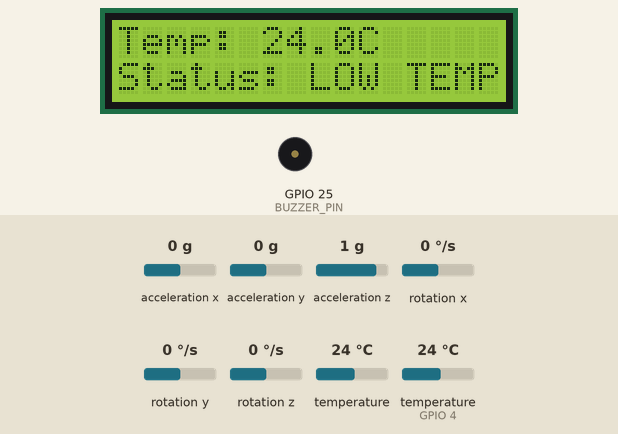
Bench run of a sketch on a simulated ESP32. Parts: 16×2 character LCD, buzzer (waves = sounding, pin HIGH). The test bench sets the inputs (shaded band); at power-on: temperature (sensor on GPIO 4) 24 °C, acceleration x 0 g, acceleration y 0 g, acceleration z 1 g, rotation x 0 °/s, rotation y 0 °/s, rotation z 0 °/s, temperature 24 °C. WiFi joins after 1.5 s; servers stay silent unless stated; web services answer with replies made up by the test bench; what the sketch prints to the serial monitor is not drawn.

Above: at 4.8 s.
4.9 s: temperature (sensor on GPIO 4) set to 34.1 °C
At 7.27 s:
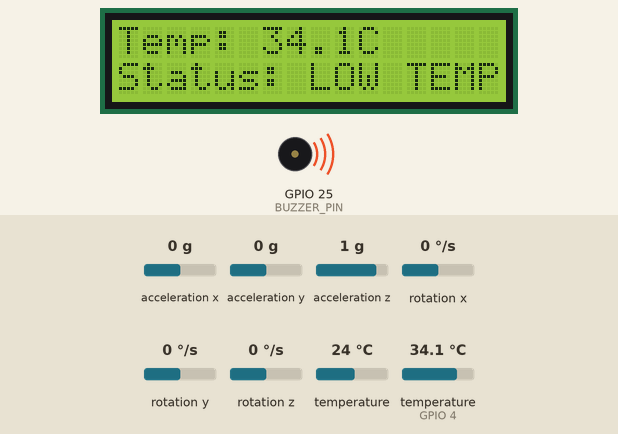
10.4 s: temperature (sensor on GPIO 4) set to 35.4 °C
At 11.4 s:
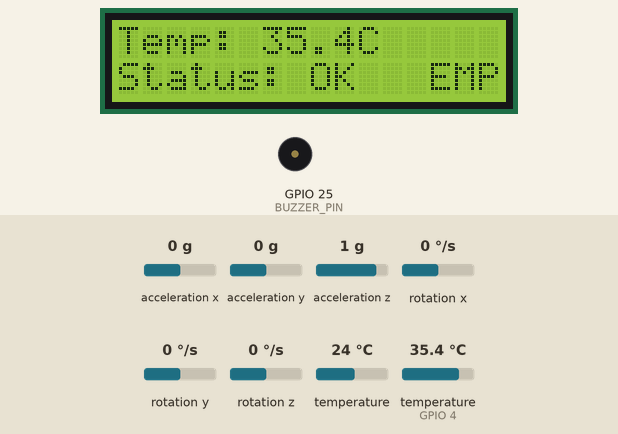
12.7 s: temperature (sensor on GPIO 4) set to 37.2 °C
At 14.1 s:
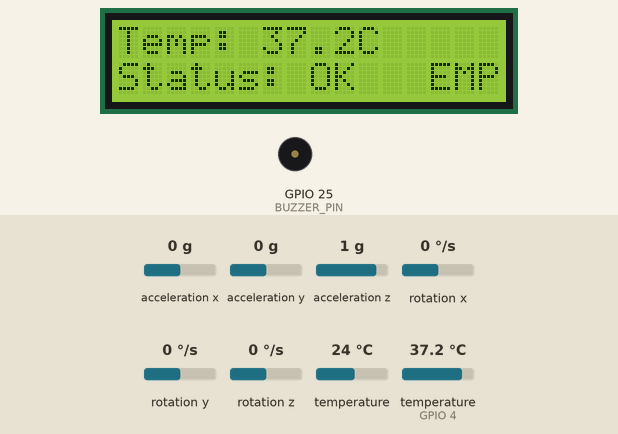
15.0 s: temperature (sensor on GPIO 4) set to 38.5 °C
At 16.7 s:
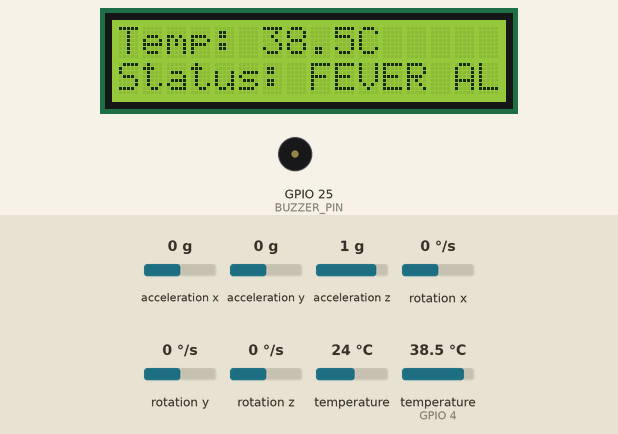
Timing chart, 0 to 21.5 s (numbered marks = the images above; inputs shaded):
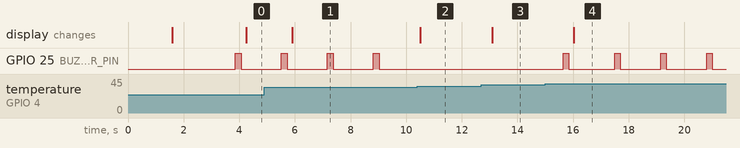

Measured:
- the behaviour switches between 34.9 and 35 °C on temperature (sensor on GPIO 4) (found by bisection; images 1 and 2)
- the behaviour switches between 38 and 38.1 °C on temperature (sensor on GPIO 4) (found by bisection; images 3 and 4)
- after the input at 4.9 s, the display: changes after 1.0 s (image 1)
- after the input at 10.4 s, GPIO 25 (BUZZER_PIN): stops changing and stays LOW; the display: changes after 0.10 s (image 2)
- after the input at 12.7 s, the display: changes after 0.39 s (image 3)
- after the input at 15.0 s, GPIO 25 (BUZZER_PIN): alternates HIGH for 0.20 s and LOW for 1.5 s, starting after 0.65 s; the display: changes after 1.0 s (image 4)
- by itself, GPIO 25 (BUZZER_PIN): alternates HIGH for 0.20 s and LOW for 1.5 s

The sketch:

health_monitor_sketch.ino
```cpp
/*
  IoT-Based Patient Health & Fall Monitoring System
  ----------------------------------------------------
  Final Year Mini Project - ECE Department

  Description:
  This system continuously monitors a patient's body temperature using a
  DS18B20 sensor and detects sudden falls using an MPU6050 accelerometer.
  On detecting a fall or abnormal temperature, a local buzzer sounds and
  the reading is flagged before being uploaded to ThingSpeak for remote
  monitoring by caregivers.

  Hardware:
    - ESP32 Dev Board
    - DS18B20 Digital Temperature Sensor (with 4.7k pull-up resistor)
    - MPU6050 Accelerometer/Gyroscope (I2C)
    - Buzzer (active)
    - 16x2 I2C LCD (optional local display)

  Wiring:
    - DS18B20 data pin -> GPIO 4  (with 4.7k ohm pull-up to 3.3V)
    - MPU6050 SDA -> GPIO 21, SCL -> GPIO 22 (default I2C pins)
    - Buzzer -> GPIO 25
    - LCD SDA -> GPIO 21, SCL -> GPIO 22 (shares I2C bus with MPU6050)

  Libraries required:
    - OneWire
    - DallasTemperature
    - Adafruit MPU6050
    - Adafruit Unified Sensor
    - LiquidCrystal_I2C
*/

#include <WiFi.h>
#include <HTTPClient.h>
#include <OneWire.h>
#include <DallasTemperature.h>
#include <Wire.h>
#include <Adafruit_MPU6050.h>
#include <Adafruit_Sensor.h>
#include <LiquidCrystal_I2C.h>

// ---------- USER CONFIG ----------
const char* WIFI_SSID     = "Wokwi-GUEST";
const char* WIFI_PASSWORD = "";

// ThingSpeak channel settings (create a free channel at thingspeak.com)
const char* THINGSPEAK_API_KEY = "YOUR_WRITE_API_KEY";
const char* THINGSPEAK_SERVER  = "http://api.thingspeak.com/update";
// ----------------------------------

#define ONE_WIRE_BUS 4
#define BUZZER_PIN 25

// Fall detection: total acceleration magnitude thresholds (in g)
const float FREE_FALL_THRESHOLD = 0.4;   // near-zero g during free fall
const float IMPACT_THRESHOLD    = 1.8;   // sudden spike on hitting the ground
const float FEVER_THRESHOLD_C   = 38.0;  // fever cutoff
const float HYPOTHERMIA_THRESHOLD_C = 35.0;

OneWire oneWire(ONE_WIRE_BUS);
DallasTemperature tempSensor(&oneWire);
Adafruit_MPU6050 mpu;
LiquidCrystal_I2C lcd(0x27, 16, 2);

unsigned long lastUpload = 0;
const unsigned long UPLOAD_INTERVAL_MS = 15000; // ThingSpeak free tier: min 15s between updates

bool fallDetectedPhase = false; // tracks whether we're mid-fall-sequence...
bool fallSinceLastUpload = false;   // <-- ADD THIS LINE

void connectWiFi() {
  Serial.print("Connecting to WiFi");
  WiFi.begin(WIFI_SSID, WIFI_PASSWORD);
  while (WiFi.status() != WL_CONNECTED) {
    delay(500);
    Serial.print(".");
  }
  Serial.println("\nWiFi connected. IP: " + WiFi.localIP().toString());
}

// Returns true if a fall event completes on this reading (free-fall followed by impact)
bool detectFall(float accelMagnitude) {
  if (accelMagnitude < FREE_FALL_THRESHOLD) {
    fallDetectedPhase = true;   // near weightlessness - possible start of a fall
    return false;
  }
  if (fallDetectedPhase && accelMagnitude > IMPACT_THRESHOLD) {
    fallDetectedPhase = false;  // impact after free-fall - confirmed fall
    return true;
  }
  return false;
}

void soundBuzzer(int beeps) {
  for (int i = 0; i < beeps; i++) {
    digitalWrite(BUZZER_PIN, HIGH);
    delay(200);
    digitalWrite(BUZZER_PIN, LOW);
    delay(150);
  }
}

String urlEncode(String str) {
  str.replace(" ", "+");
  return str;
}

int statusToCode(String status) {
  if (status == "FALL DETECTED") return 1;
  if (status == "FEVER ALERT") return 2;
  if (status == "LOW TEMP ALERT") return 3;
  return 0;
}

void uploadToThingSpeak(float temperature, bool fallDetected, String status) {
  if (WiFi.status() != WL_CONNECTED) return;

  HTTPClient http;
  String url = String(THINGSPEAK_SERVER) + "?api_key=" + THINGSPEAK_API_KEY +
               "&field1=" + String(temperature, 1) +
               "&field2=" + String(fallDetected ? 1 : 0) +
               "&field3=" + String(statusToCode(status));

  http.begin(url);
  int httpCode = http.GET();
  Serial.println("ThingSpeak upload: " + String(httpCode));
  http.end();
}

void setup() {
  Serial.begin(115200);
  pinMode(BUZZER_PIN, OUTPUT);
  digitalWrite(BUZZER_PIN, LOW);

  tempSensor.begin();

  Wire.begin();
  if (!mpu.begin()) {
    Serial.println("MPU6050 not found - check wiring!");
  } else {
    mpu.setAccelerometerRange(MPU6050_RANGE_4_G);
    Serial.println("MPU6050 initialized.");
  }

  lcd.init();
  lcd.backlight();
  lcd.print("Health Monitor");
  delay(1500);
  lcd.clear();

  connectWiFi();
}

void loop() {
  // --- Temperature reading ---
  tempSensor.requestTemperatures();
  float temperatureC = tempSensor.getTempCByIndex(0);

  // --- Accelerometer reading ---
  sensors_event_t a, g, temp;
  mpu.getEvent(&a, &g, &temp);
  float ax = a.acceleration.x / 9.81; // convert to g
  float ay = a.acceleration.y / 9.81;
  float az = a.acceleration.z / 9.81;
  float accelMagnitude = sqrt(ax * ax + ay * ay + az * az);

  bool fall = detectFall(accelMagnitude);

if (fall) {
  fallSinceLastUpload = true;
}

  // --- Determine status ---
  String status = "OK";
  if (fall) {
    status = "FALL DETECTED";
    soundBuzzer(3);
  } else if (temperatureC > FEVER_THRESHOLD_C) {
    status = "FEVER ALERT";
    soundBuzzer(1);
  } else if (temperatureC < HYPOTHERMIA_THRESHOLD_C && temperatureC > 0) {
    status = "LOW TEMP ALERT";
    soundBuzzer(1);
  }

  // --- Local display ---
  lcd.setCursor(0, 0);
  lcd.print("Temp: " + String(temperatureC, 1) + "C   ");
  lcd.setCursor(0, 1);
  lcd.print("Status: " + status + "   ");

  // --- Serial debug ---
  Serial.println("Temp: " + String(temperatureC, 1) + "C | AccelMag: " +
                  String(accelMagnitude, 2) + "g | Status: " + status);

  // --- Cloud upload (rate-limited) ---
if (millis() - lastUpload > UPLOAD_INTERVAL_MS) {
  lastUpload = millis();
  uploadToThingSpeak(temperatureC, fallSinceLastUpload, status);   // changed "fall" to "fallSinceLastUpload"
  fallSinceLastUpload = false;   // <-- ADD THIS LINE
}

  delay(500);
}
```
